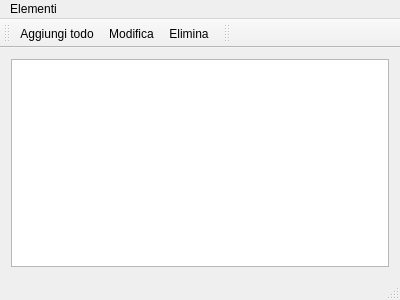
<?xml version="1.0" encoding="UTF-8"?>
<ui version="4.0">
 <class>MainWindow</class>
 <widget class="QMainWindow" name="MainWindow">
  <property name="geometry">
   <rect>
    <x>0</x>
    <y>0</y>
    <width>400</width>
    <height>300</height>
   </rect>
  </property>
  <property name="windowTitle">
   <string>Lista di cose da fare</string>
  </property>
  <widget class="QWidget" name="centralWidget">
   <layout class="QGridLayout" name="gridLayout">
    <item row="0" column="0">
     <widget class="QListView" name="listView"/>
    </item>
   </layout>
  </widget>
  <widget class="QMenuBar" name="menuBar">
   <property name="geometry">
    <rect>
     <x>0</x>
     <y>0</y>
     <width>400</width>
     <height>20</height>
    </rect>
   </property>
   <widget class="QMenu" name="menuElementi">
    <property name="title">
     <string>Elementi</string>
    </property>
    <addaction name="actionAggiungi_todo"/>
    <addaction name="actionModifica"/>
    <addaction name="actionElimina"/>
    <addaction name="separator"/>
    <addaction name="actionEsci"/>
   </widget>
   <addaction name="menuElementi"/>
  </widget>
  <widget class="QToolBar" name="mainToolBar">
   <attribute name="toolBarArea">
    <enum>TopToolBarArea</enum>
   </attribute>
   <attribute name="toolBarBreak">
    <bool>false</bool>
   </attribute>
   <addaction name="actionAggiungi_todo"/>
   <addaction name="actionModifica"/>
   <addaction name="actionElimina"/>
  </widget>
  <widget class="QStatusBar" name="statusBar"/>
  <widget class="QToolBar" name="toolBar">
   <property name="windowTitle">
    <string>toolBar</string>
   </property>
   <attribute name="toolBarArea">
    <enum>TopToolBarArea</enum>
   </attribute>
   <attribute name="toolBarBreak">
    <bool>false</bool>
   </attribute>
  </widget>
  <action name="actionAggiungi_todo">
   <property name="icon">
    <iconset theme="list-add">
     <normaloff/>
    </iconset>
   </property>
   <property name="text">
    <string>Aggiungi todo</string>
   </property>
  </action>
  <action name="actionModifica">
   <property name="icon">
    <iconset theme="document-properties">
     <normaloff/>
    </iconset>
   </property>
   <property name="text">
    <string>Modifica</string>
   </property>
  </action>
  <action name="actionElimina">
   <property name="icon">
    <iconset theme="list-remove">
     <normaloff/>
    </iconset>
   </property>
   <property name="text">
    <string>Elimina</string>
   </property>
  </action>
  <action name="actionEsci">
   <property name="text">
    <string>Esci</string>
   </property>
  </action>
 </widget>
 <layoutdefault spacing="6" margin="11"/>
 <resources/>
 <connections/>
</ui>
